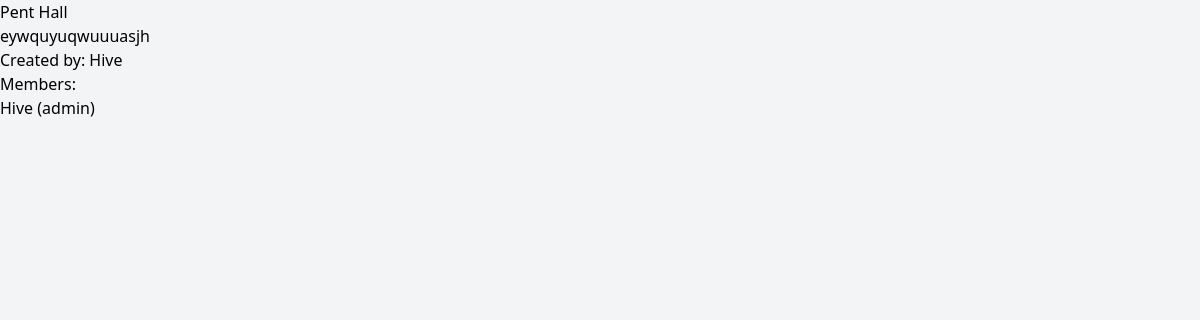
The page /Teamworkspace/view_team/pent-hall/ (signed in) on the database as committed earlier.
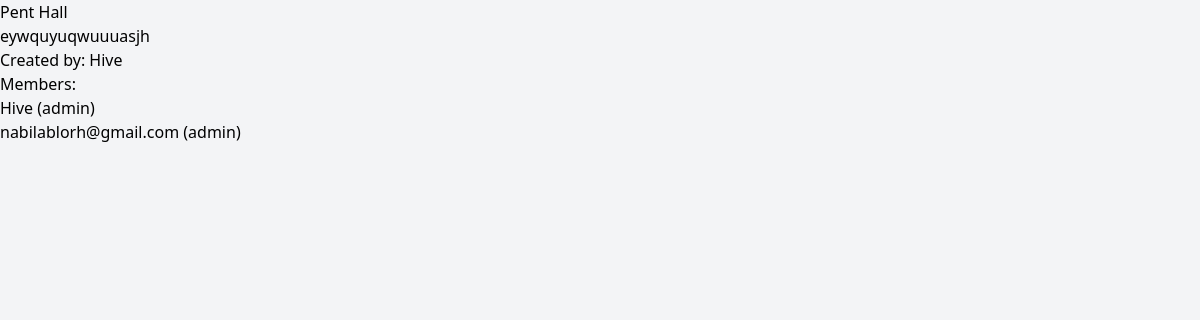
The same page on the database as committed later.
### Teamworkspace/models.py (models this page shows, shortened)
class TeamMembership(models.Model):
    team = models.ForeignKey(Team, on_delete=models.CASCADE, related_name="members")
    user = models.ForeignKey(User, on_delete=models.CASCADE, related_name="team_memberships")
    description = models.TextField(blank=True)
    SpecifyRole = models.CharField(max_length=100, blank=True)
    joined_at = models.DateTimeField(auto_now_add=True)
    role = models.CharField(max_length=20, choices=[('admin', 'Admin'), ('member', 'Member')])
    class Meta:
        unique_together = ('team', 'user')  # Prevent a user from joining the same team multiple times

### Teamworkspace/views.py (the view)
# urls.py: path('view_team/<slug:slug>/', views.view_team, name='view_team'),
@login_required
def view_team(request, slug):
    team = get_object_or_404(Team, slug=slug)
    members = team.members.all()
    context = {"team": team, "members": members}
    return render(request, "Teamworkspace/view_team.html", context)

### template/Teamworkspace/view_team.html (shortened to what this page needs)
<!DOCTYPE html>
<html lang="en">
<head>
    <link href="https://cdn.jsdelivr.net/npm/tailwindcss@2.2.19/dist/tailwind.min.css" rel="stylesheet">
</head>
<body class="bg-gray-100">
    <h2>{{ team.name }}</h2>
    <p>{{ team.description }}</p>
    <p>Created by: {{ team.created_by.username }}</p>
    <h3>Members:</h3>
    <ul>
        {% for member in members %}
            <li>{{ member.user.username }} ({{ member.role }})</li>
        {% endfor %}
    </ul>
</body>
</html>

Rows that differ between the two databases and show on the page:
added TeamMembership: user.username "nabilablorh@gmail.com", role "admin"
